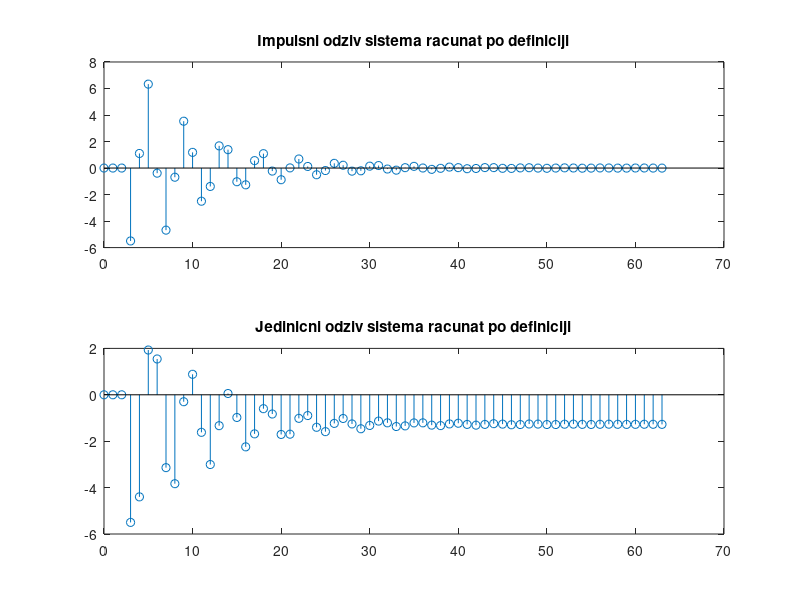
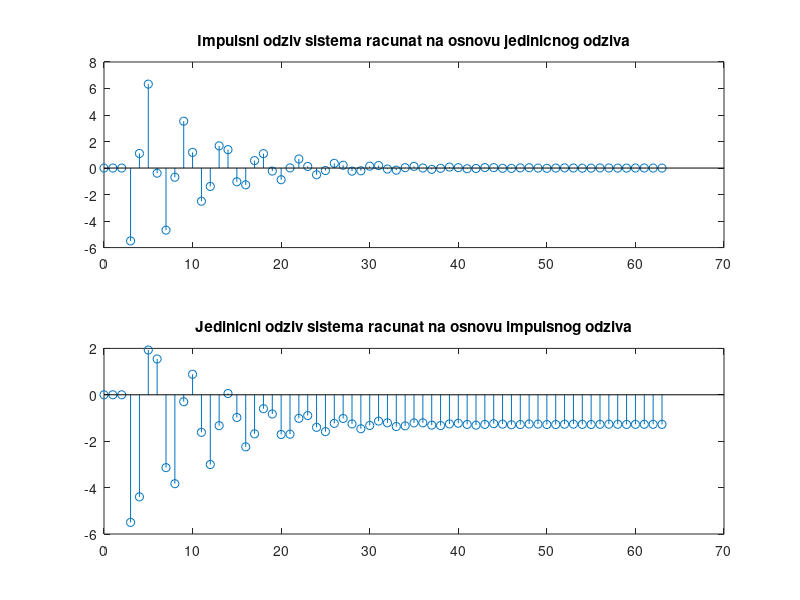
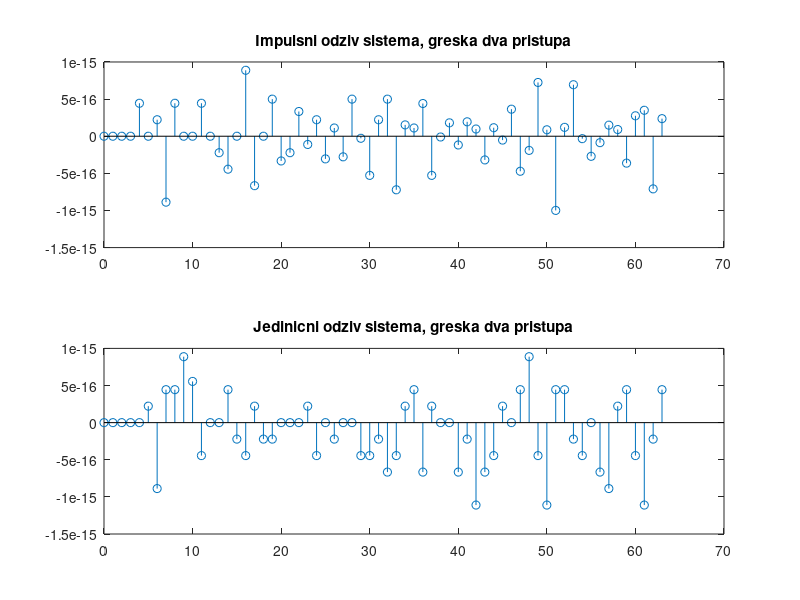

The MATLAB source for these figures, in order:
%operatorski polinomi b i a
%r = 0.95;
%theta = pi/10;
b = [0 0 0 -5.5 0 2.7];
%a = [1 -2*r*cos(theta) r^2];
a = [1 0.2 0.7 0.3];
%definisanje delta impulsa i hevisajdnove funkcije u trajanju od 100 odbiraka
n = 0 : 63;
delta_impuls = [1 zeros(1, 63)];
hevisajdova_fja = [ones(1, 64)];
%odredjivanje impulsnog odziva LVN DS numerickim putem
g = filter (b, a, delta_impuls);
%odredjivanje jedinicnog odziva LVN DS numerickim putem
i = filter (b, a, hevisajdova_fja);
%crtanje impulsnog i jedinicnog odziva
subplot (2, 1, 1), stem (n, g), title ('Impulsni odziv sistema racunat po definiciji');
subplot (2, 1, 2), stem (n, i), title ('Jedinicni odziv sistema racunat po definiciji');
%racunanje impulsnog odziva na osnovu jedinicnog odziva
i_pom = [0 i(1:63)];
g1 = i-i_pom;
%racunanje jedinicnog odziva na osnovu impulsnog odziva
i1 = 0;
for k = 1 : 64
    g_pom = [zeros(1,k-1) g(1:64-k+1)];
    i1=i1 + g_pom;
end
%crtanje impulsnog i jedinicnog odziva
figure
subplot (2, 1, 1), stem (n, g1), title ('Impulsni odziv sistema racunat na osnovu jedinicnog odziva');
subplot (2, 1, 2), stem (n, i1), title ('Jedinicni odziv sistema racunat na osnovu impulsnog odziva');
%racunanje greske 
g_delta = g - g1;
i_delta = i - i1;
%crtanje greske
figure
subplot (2, 1, 1), stem (n, g_delta), title ('Impulsni odziv sistema, greska dva pristupa');
subplot (2, 1, 2), stem (n, i_delta), title ('Jedinicni odziv sistema, greska dva pristupa');
